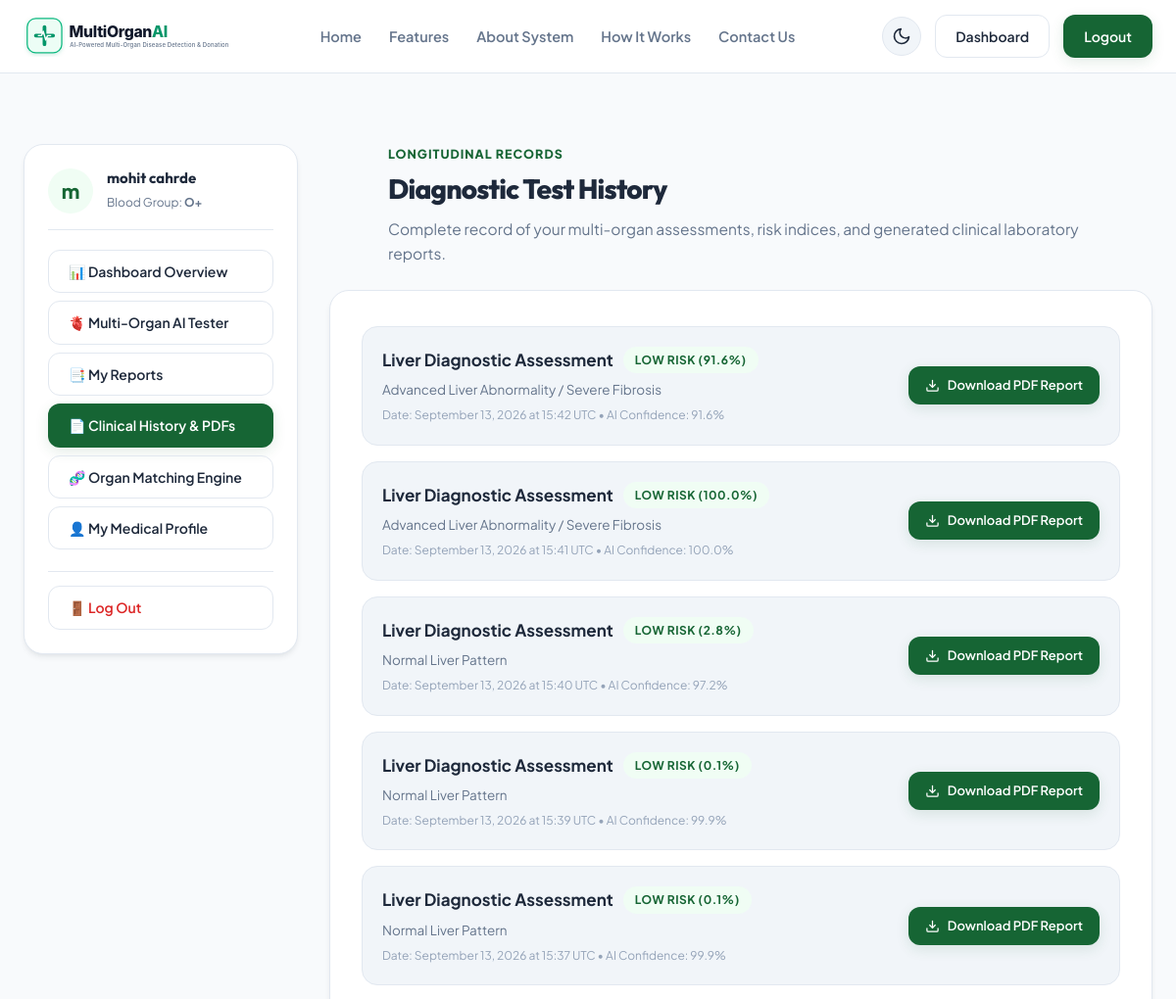
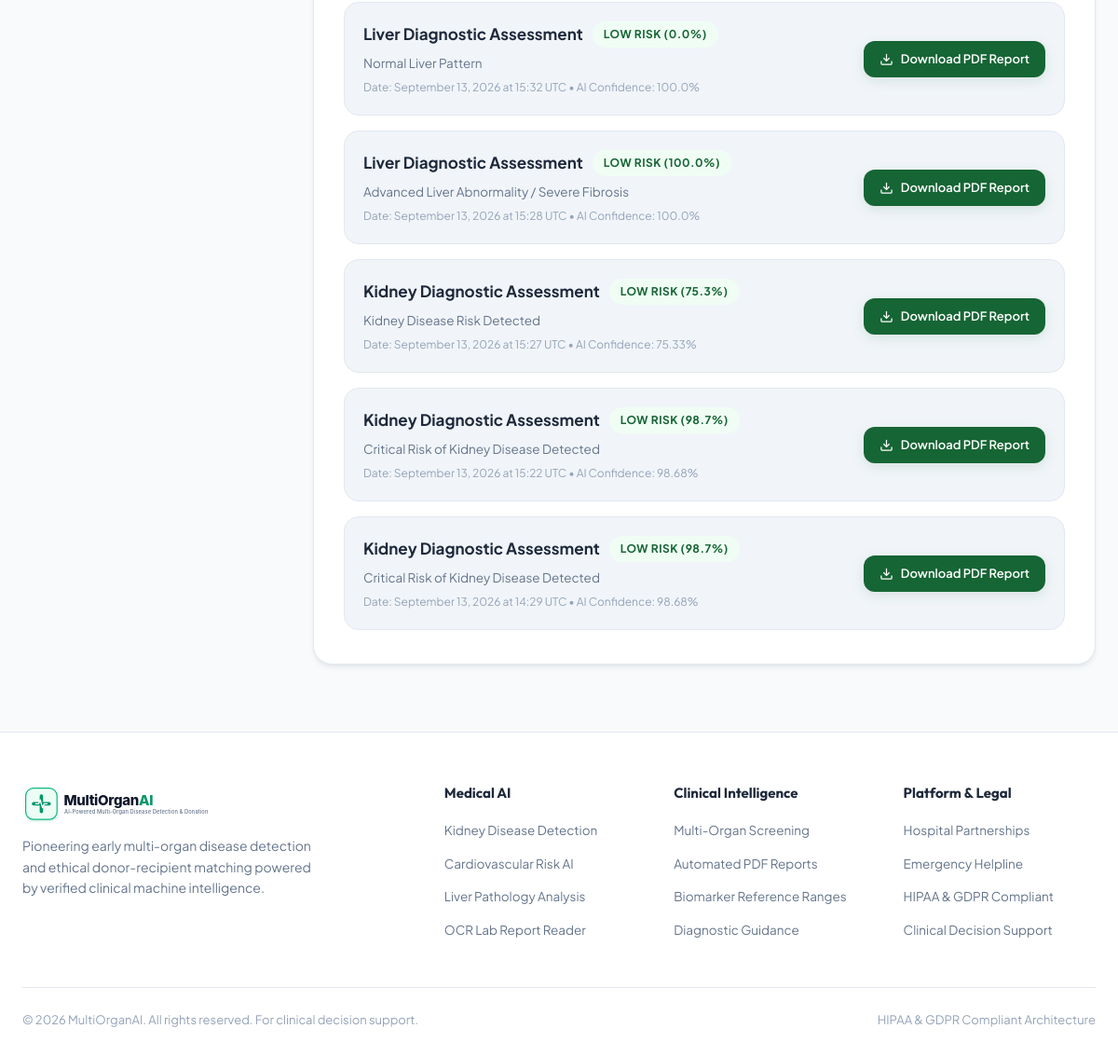
Page /history (signed in) on the committed database (2 pictures, top to bottom).
### organ_app/backend/database.py (models this page shows, shortened)
class User(db.Model):
    __tablename__ = 'users'
    id = db.Column(db.Integer, primary_key=True)
    username = db.Column(db.String(80), unique=True, nullable=False, index=True)
    email = db.Column(db.String(120), unique=True, nullable=False, index=True)
    phone = db.Column(db.String(30), nullable=True)
    password_hash = db.Column(db.String(255), nullable=False)
    full_name = db.Column(db.String(120), nullable=True)
    blood_group = db.Column(db.String(10), nullable=True)
    age = db.Column(db.Integer, nullable=True)
    gender = db.Column(db.String(20), nullable=True)
    role = db.Column(db.String(20), default='patient')  # patient, doctor, admin
    is_donor = db.Column(db.Boolean, default=False)
    created_at = db.Column(db.DateTime, default=datetime.utcnow)
    updated_at = db.Column(db.DateTime, default=datetime.utcnow, onupdate=datetime.utcnow)
    predictions = db.relationship('PredictionRecord', backref='user', lazy=True, cascade='all, delete-orphan')
    reports = db.relationship('MedicalReport', backref='user', lazy=True, cascade='all, delete-orphan')
    uploaded_files = db.relationship('UploadedFile', backref='user', lazy=True, cascade='all, delete-orphan')
    notifications = db.relationship('Notification', backref='user', lazy=True, cascade='all, delete-orphan')
    donor_profile = db.relationship('Donor', backref='user', uselist=False, lazy=True)
    recipient_profile = db.relationship('Recipient', backref='user', uselist=False, lazy=True)

class PredictionRecord(db.Model):
    __tablename__ = 'prediction_records'
    id = db.Column(db.Integer, primary_key=True)
    user_id = db.Column(db.Integer, db.ForeignKey('users.id'), nullable=True, index=True)
    guest_identifier = db.Column(db.String(100), nullable=True)
    organ_type = db.Column(db.String(30), nullable=False, index=True)  # 'kidney', 'liver', 'heart'
    input_parameters = db.Column(db.Text, nullable=False)  # JSON string
    risk_score = db.Column(db.Float, default=0.0)  # 0.0 - 100.0
    risk_level = db.Column(db.String(20), default='Low')  # 'Low', 'Moderate', 'High'
    prediction_label = db.Column(db.String(120), nullable=False)
    disease_detected = db.Column(db.String(10), default='No')  # 'Yes' or 'No'
    confidence = db.Column(db.Float, default=0.0)  # 0.0 - 100.0
    probability = db.Column(db.Float, default=0.0)  # 0.0 - 1.0 or 0.0 - 100.0
    model_name = db.Column(db.String(100), default='MultiOrganAI Ensemble')
    clinical_summary = db.Column(db.Text, nullable=True)
    recommendations = db.Column(db.Text, nullable=True)  # JSON string
    pdf_filename = db.Column(db.String(255), nullable=True)
    created_at = db.Column(db.DateTime, default=datetime.utcnow, index=True)
    @property
    def organ(self):
        return self.organ_type.capitalize()
    @property
    def parameters(self):
        try:
            return json.loads(self.input_parameters) if self.input_parameters else {}
        except Exception:
            return {}
    @property
    def prediction(self):
        return self.prediction_label

### organ_app/backend/app.py (the view)
@app.route('/history')
def history():
    user_id = session.get('user_id')
    guest_id = session.get('guest_id')
    user = User.query.get(user_id) if user_id else None
    if user_id:
        records = PredictionRecord.query.filter_by(user_id=user_id).order_by(PredictionRecord.created_at.desc()).all()
        reports = MedicalReport.query.filter_by(user_id=user_id).order_by(MedicalReport.generated_at.desc()).all()
    elif guest_id:
        records = PredictionRecord.query.filter_by(guest_identifier=guest_id).order_by(PredictionRecord.created_at.desc()).all()
        reports = MedicalReport.query.filter_by(guest_identifier=guest_id).order_by(MedicalReport.generated_at.desc()).all()
    else:
        records = []
        reports = []
    return render_template('history.html', user=user, records=records, reports=reports)

### organ_app/backend/app.py (called while the page is built)
@app.context_processor
def inject_user():
    current_user = get_current_user()
    return dict(current_user=current_user)

### organ_app/backend/utils/helpers.py (called while the page is built)
def get_current_user():
    from database import User
    auth_header = request.headers.get('Authorization', '')
    if auth_header.startswith('Bearer '):
        token = auth_header.split(' ', 1)[1].strip()
        user_id = User.verify_token(token)
        if user_id:
            return User.query.get(user_id)
    if 'user_id' in session:
        return User.query.get(session['user_id'])
    return None

### organ_app/frontend/templates/history.html (shortened to what this page needs)
{% extends 'base.html' %}
{% block content %}
<section class="section">
  <div class="container">
    <div style="display: grid; grid-template-columns: 280px 1fr; gap: 32px; align-items: flex-start;">
      {% include 'sidebar.html' %}
      <div>
        <div class="section-header" style="text-align: left; margin-bottom: 24px;">
          <span class="section-tag">Longitudinal Records</span>
          <h1 class="section-title" style="font-size: 28px;">Diagnostic Test History</h1>
          <p class="section-desc">
            Complete record of your multi-organ assessments, risk indices, and generated clinical laboratory reports.
          </p>
        </div>
        <div class="promo-card">
          {% if records %}
            <div style="display: flex; flex-direction: column; gap: 16px;">
              {% for record in records %}
                <div style="border: 1px solid var(--border-color); border-radius: var(--radius-lg); padding: 20px; background: var(--bg-surface-subtle); display: flex; justify-content: space-between; align-items: center; flex-wrap: wrap; gap: 16px;">
                  <div>
                    <div style="display: flex; align-items: center; gap: 10px; margin-bottom: 6px;">
                      <strong style="font-size: 17px; text-transform: capitalize; color: var(--text-main);">
                        {{ record.organ_type }} Diagnostic Assessment
                      </strong>
                      {% if record.risk_level == 'High' %}
                        <span class="badge badge-critical">High Risk ({{ record.risk_score }}%)</span>
                      {% elif record.risk_level == 'Moderate' %}
                        <span class="badge badge-warning">Moderate Risk ({{ record.risk_score }}%)</span>
                      {% else %}
                        <span class="badge badge-normal">Low Risk ({{ record.risk_score }}%)</span>
                      {% endif %}
                    </div>
                    <div style="font-size: 13.5px; color: var(--text-muted); margin-bottom: 6px;">
                      {{ record.prediction_label }}
                    </div>
                    <div style="font-size: 12px; color: var(--text-subtle);">
                      Date: {{ record.created_at.strftime('%B %d, %Y at %H:%M UTC') }} &bull; AI Confidence: {{ record.confidence }}%
                    </div>
                  </div>
                  <div>
                    {% if record.pdf_filename %}
                      <a href="{{ url_for('api_download_report', filename=record.pdf_filename) }}" target="_blank" class="btn btn-primary" style="padding: 8px 16px; font-size: 13px;">
                        <svg width="15" height="15" viewBox="0 0 24 24" fill="none" stroke="currentColor" stroke-width="2"><path d="M21 15v4a2 2 0 0 1-2 2H5a2 2 0 0 1-2-2v-4"></path><polyline points="7 10 12 15 17 10"></polyline><line x1="12" y1="15" x2="12" y2="3"></line></svg>
                        Download PDF Report
                      </a>
                    {% endif %}
                  </div>
                </div>
              {% endfor %}
            </div>
          {% endif %}
        </div>
      </div>
    </div>
  </div>
</section>
{% endblock %}

### organ_app/frontend/templates/sidebar.html
<div class="promo-card" style="padding: 24px; display: flex; flex-direction: column; gap: 20px;">
  <div style="display: flex; align-items: center; gap: 14px; padding-bottom: 16px; border-bottom: 1px solid var(--border-color);">
    <div style="width: 46px; height: 46px; border-radius: var(--radius-full); background: var(--primary-light); color: var(--primary); display: flex; align-items: center; justify-content: center; font-size: 20px; font-weight: 800;">
      {% if current_user and (current_user.full_name or current_user.username) %}
        {{ current_user.full_name[0] if current_user.full_name else current_user.username[0] }}
      {% else %}
        G
      {% endif %}
    </div>
    <div>
      <h4 style="font-size: 15px; font-weight: 700; color: var(--text-main);">
        {% if current_user %}
          {{ current_user.full_name or current_user.username }}
        {% else %}
          Guest Patient
        {% endif %}
      </h4>
      <span style="font-size: 12px; color: var(--text-muted);">
        {% if current_user %}
          Blood Group: <strong>{{ current_user.blood_group or 'Not set' }}</strong>
        {% else %}
          Session: <strong>Exploration</strong>
        {% endif %}
      </span>
    </div>
  </div>
  <ul style="list-style: none; display: flex; flex-direction: column; gap: 8px;">
    <li>
      <a href="{{ url_for('dashboard') }}" class="btn {% if request.endpoint == 'dashboard' %}btn-primary{% else %}btn-outline{% endif %}" style="width: 100%; justify-content: flex-start;">
        📊 Dashboard Overview
      </a>
    </li>
    <li>
      <a href="{{ url_for('demo_dashboard') }}" class="btn btn-outline" style="width: 100%; justify-content: flex-start;">
        🫀 Multi-Organ AI Tester
      </a>
    </li>
    <li>
      <a href="{{ url_for('my_reports') }}" class="btn {% if request.endpoint == 'my_reports' %}btn-primary{% else %}btn-outline{% endif %}" style="width: 100%; justify-content: flex-start;">
        📑 My Reports
      </a>
    </li>
    <li>
      <a href="{{ url_for('history') }}" class="btn {% if request.endpoint == 'history' %}btn-primary{% else %}btn-outline{% endif %}" style="width: 100%; justify-content: flex-start;">
        📄 Clinical History &amp; PDFs
      </a>
    </li>
    <li>
      <a href="{{ url_for('dashboard') }}#organMatchingSection" class="btn {% if request.endpoint in ['organ_matching', 'organ_donation'] %}btn-primary{% else %}btn-outline{% endif %}" style="width: 100%; justify-content: flex-start;">
        🧬 Organ Matching Engine
      </a>
    </li>
    <li>
      <a href="{{ url_for('profile') }}" class="btn {% if request.endpoint == 'profile' %}btn-primary{% else %}btn-outline{% endif %}" style="width: 100%; justify-content: flex-start;">
        👤 My Medical Profile
      </a>
    </li>
    <li style="margin-top: 14px; border-top: 1px solid var(--border-color); padding-top: 14px;">
      <a href="{{ url_for('logout') }}" class="btn btn-outline" style="width: 100%; justify-content: flex-start; color: var(--accent-rose); border-color: var(--border-color);">
        🚪 Log Out
      </a>
    </li>
  </ul>
</div>

### organ_app/frontend/static/css/style.css (style rules this page uses)
:root { --bg-main: #f8fafc; --bg-surface: #ffffff; --bg-surface-elevated: #ffffff; --bg-surface-subtle: #f1f5f9; --bg-input: #ffffff; --text-main: #1e293b; --text-muted: #64748b; --text-subtle: #94a3b8; --border-color: #e2e8f0; --border-focus: #166534; --primary: #166534; --primary-hover: #14532d; --primary-light: #f0fdf4; --primary-glow: rgba(22, 101, 52, 0.12); --accent-green: #22c55e; --accent-blue: #2563eb; --accent-blue-light: #eff6ff; --accent-amber: #d97706; --accent-amber-light: #fffbeb; --accent-rose: #dc2626; --accent-rose-light: #fef2f2; --badge-low-bg: #f0fdf4; --badge-low-text: #166534; --badge-mod-bg: #fffbeb; --badge-mod-text: #92400e; --badge-high-bg: #fef2f2; --badge-high-text: #991b1b; --shadow-sm: 0 1px 2px 0 rgba(15, 23, 42, 0.05); --shadow-md: 0 4px 6px -1px rgba(15, 23, 42, 0.07), 0 2px 4px -2px rgba(15, 23, 42, 0.05); --shadow-lg: 0 10px 20px -3px rgba(15, 23, 42, 0.08), 0 4px 6px -4px rgba(15, 23, 42, 0.04); --shadow-xl: 0 20px 30px -5px rgba(15, 23, 42, 0.08); --shadow-organ: 0 10px 24px -4px rgba(22, 101, 52, 0.1); --radius-sm: 8px; --radius-md: 12px; --radius-lg: 16px; --radius-xl: 20px; --radius-full: 9999px; --transition: all 0.2s cubic-bezier(0.16, 1, 0.3, 1); }
*, *::before, *::after { box-sizing: border-box; margin: 0; padding: 0; }
body { font-family: 'Plus Jakarta Sans', -apple-system, BlinkMacSystemFont, sans-serif; background-color: var(--bg-main); color: var(--text-main); line-height: 1.6; min-height: 100vh; display: flex; flex-direction: column; transition: background-color 0.3s ease, color 0.3s ease; overflow-x: hidden; }
h1, h2, h3, h4, h5, h6 { font-family: 'Outfit', sans-serif; font-weight: 700; color: var(--text-main); line-height: 1.25; }
a { color: inherit; text-decoration: none; transition: var(--transition); }
img, svg { vertical-align: middle; }
.container { width: 100%; max-width: 1240px; margin: 0 auto; padding: 0 24px; }
.btn { display: inline-flex; align-items: center; justify-content: center; gap: 8px; font-family: 'Plus Jakarta Sans', sans-serif; font-weight: 600; font-size: 14px; padding: 10px 20px; border-radius: var(--radius-md); border: 1px solid transparent; cursor: pointer; transition: var(--transition); text-align: center; }
.btn-primary { background: var(--primary); color: #ffffff; box-shadow: 0 4px 14px var(--primary-glow); }
.btn-outline { background: transparent; color: var(--text-main); border-color: var(--border-color); }
.section { padding: 72px 0; }
.section-header { text-align: center; max-width: 720px; margin: 0 auto 48px auto; }
.section-tag { font-size: 12.5px; font-weight: 800; color: var(--primary); text-transform: uppercase; letter-spacing: 1px; margin-bottom: 8px; display: block; }
.section-title { font-size: 34px; font-weight: 800; letter-spacing: -0.8px; margin-bottom: 12px; }
.section-desc { font-size: 15.5px; color: var(--text-muted); }
.promo-card { background: var(--bg-surface); border: 1px solid var(--border-color); border-radius: var(--radius-xl); padding: 36px 32px; box-shadow: var(--shadow-md); }
.badge { display: inline-flex; align-items: center; gap: 6px; padding: 4px 12px; border-radius: var(--radius-full); font-size: 12px; font-weight: 700; text-transform: uppercase; letter-spacing: 0.5px; }
.badge-normal { background: var(--badge-low-bg); color: var(--badge-low-text); }

### rows in the picture
User: full_name "m", full_name "mohit cahrde", blood_group "O+"
PredictionRecord: organ_type "Liver", risk_score "91.6", prediction_label "Advanced Liver Abnormality / Severe Fibrosis", created_at "September 13, 2026 at 15:42 UTC", confidence "91.6"
PredictionRecord: organ_type "Liver", risk_score "100.0", prediction_label "Advanced Liver Abnormality / Severe Fibrosis", created_at "September 13, 2026 at 15:41 UTC", confidence "100.0"
PredictionRecord: organ_type "Liver", risk_score "2.8", prediction_label "Normal Liver Pattern", created_at "September 13, 2026 at 15:40 UTC", confidence "97.2"
PredictionRecord: organ_type "Liver", risk_score "0.1", prediction_label "Normal Liver Pattern", created_at "September 13, 2026 at 15:39 UTC", confidence "99.9"
PredictionRecord: organ_type "Liver", risk_score "0.1", prediction_label "Normal Liver Pattern", created_at "September 13, 2026 at 15:37 UTC", confidence "99.9"
PredictionRecord: organ_type "Liver", risk_score "0.0", prediction_label "Normal Liver Pattern", created_at "September 13, 2026 at 15:32 UTC", confidence "100.0"
PredictionRecord: organ_type "Liver", risk_score "100.0", prediction_label "Advanced Liver Abnormality / Severe Fibrosis", created_at "September 13, 2026 at 15:28 UTC", confidence "100.0"
PredictionRecord: organ_type "Kidney", risk_score "75.3", prediction_label "Kidney Disease Risk Detected", created_at "September 13, 2026 at 15:27 UTC", confidence "75.33"
PredictionRecord: organ_type "Kidney", risk_score "98.7", prediction_label "Critical Risk of Kidney Disease Detected", created_at "September 13, 2026 at 15:22 UTC", confidence "98.68"
PredictionRecord: organ_type "Kidney", risk_score "98.7", prediction_label "Critical Risk of Kidney Disease Detected", created_at "September 13, 2026 at 14:29 UTC", confidence "98.68"
